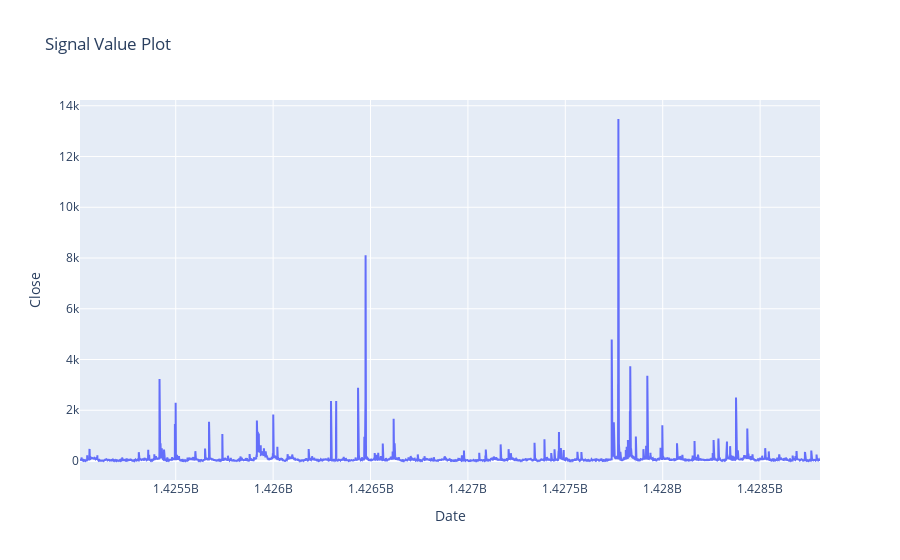

The notebook cell this image was saved under:
### Code cell
trace1 = go.Scatter(
    x = train_df.timestamp,
    y = train_df.value,
    mode='lines',
    name = 'Ground Truth'
)
layout = go.Layout(
    title = 'Signal Value Plot',
    xaxis = {'title' : "Date"},
    yaxis = {'title' : "Close"}
)
fig = go.Figure(data=[trace1], layout=layout)
fig.show()

### Figure 1 — Plotly figure (JSON) as saved in the notebook; plotly's stock layout.template omitted (floating-point values rounded to 4 significant figures; data arrays with more than 128 entries replaced by an {"elided": "..."} marker saying what was removed)
{"data": [{"mode": "lines", "name": "Ground Truth", "type": "scatter", "x": {"elided": "12664 int values"}, "y": {"elided": "12664 int values"}}], "layout": {"title": {"text": "Signal Value Plot"}, "xaxis": {"title": {"text": "Date"}}, "yaxis": {"title": {"text": "Close"}}}}
